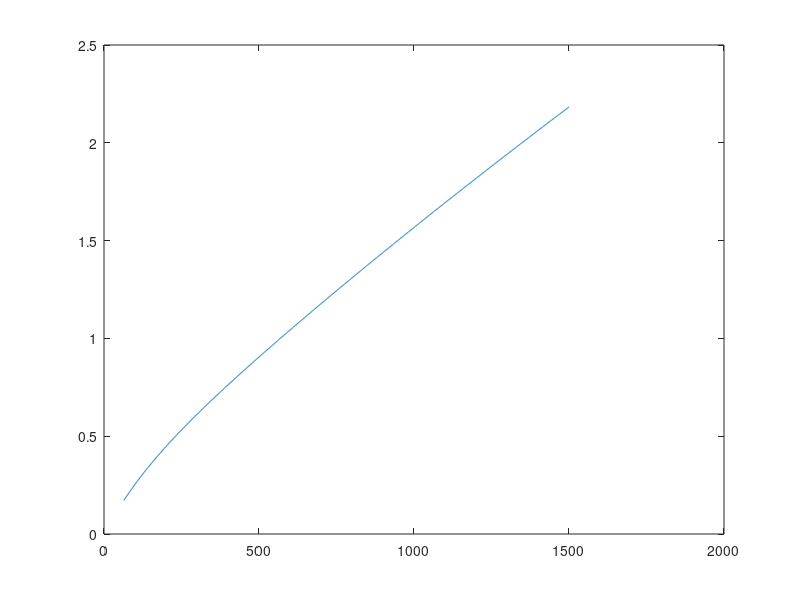

MATLAB code to generate this figure: (Note: this script raises an error after producing the figure.)
% consider a wireless link between multiple stations for data
% communications with states i = 0, 1, 2 e 3
% cujos comportamentos são dados pela seguinte CMTC
% 0->1 10       1->0 200
% 1->2 5        2->1 50
% 2->3 2        3->2 5

% a bit error rate
% introduzida pela ligação wireless em cada estado é 10^-6*10^i
% todas as estações detetam com uma probabilidade ed 100% quando os frames
% de data enviados por outra estação são recebidos com erros

%% 4.a
% determina a probabilidade (em %) da ligação estar em cada estado

Q = [-10 10 0 0;
     200 -205 5 0;
     0 50 -52 2;
     0 0 5 -5];

A = [Q'; ones(1,4)];
b = [zeros(4,1); 1];
pi = A\b;

fprintf('Probabilidades dos estados (%%):\n');
fprintf('Estado %d: %.6f%%\n', [(0:3); 100*pi.']);

%% 4.b determina a percentagem media de tempo que a ligação passa em cada
% estado

tempoMedioEstados = pi;
fprintf('\nPercentagem média de tempo em cada estado:\n');
fprintf('Estado %d: %.6f%%\n', [(0:3); 100*tempoMedioEstados.']);

%% 4.c determina a media do ber da ligação

berEstados = 10.^(-6 + (0:3));
berMedio = pi.' * berEstados.'

%% 4.d determina a media de
% holding time (em minutos) da ligação em cada estado

taxasSaida = -diag(Q);
holdingTimeMinutos = 60 ./ taxasSaida

%% 4.e determina a pobabilidade (em %) de um frame de data de 1500 bytes ser
% recebido sem erros para cada estado

tamanhoFrameBits = 1500 * 8;
probabilidadeSemErro = (1 - berEstados).^tamanhoFrameBits

%% 4.f determina a probabilidade de um frame de data de 1500 bytes ser
% recebido sem erros

probabilidadeMediaSemErro = pi.' * probabilidadeSemErro.';
fprintf('\nProbabilidade média de receção sem erros: %.6f%%\n', ...
    100 * probabilidadeMediaSemErro);

%% 4.g determine a
% probabilidade da ligação estar em cada estado quando um frame de data de
% 1500 bytes é recebido sem erros

probabilidadeEstadoDadoSucesso = (pi .* probabilidadeSemErro.') / probabilidadeMediaSemErro;
fprintf('\nProbabilidade dos estados dado receção sem erros (%%):\n');
fprintf('Estado %d: %.6f%%\n', [(0:3); 100*probabilidadeEstadoDadoSucesso.']);

%% 4.h determine a
% probabilidade da ligação estar em cada um dos estados quando um frame de
% data de 1500 bytes é recebido com pelo menos um erro

probabilidadeComErro = 1 - probabilidadeSemErro;
probabilidadeMediaComErro = pi.' * probabilidadeComErro.';
probabilidadeEstadoDadoErro = (pi .* probabilidadeComErro.') / probabilidadeMediaComErro

%% 4.i desenha um gráfico da
% probabilidade de um pacote ser recebido com pelo menos um erro (em %) em
% função do tamanho do pacote desde 64 bytes até 1500

tamanhosBytes = 64:1500;
probabilidadeErro = 1 - pi.' * (1 - berEstados.').^(8 * tamanhosBytes);

figure;
plot(tamanhosBytes, 100 * probabilidadeErro);
linha = findobj(gca, 'Type', 'line');
linha.XData = [0, tamanhosBytes];
linha.YData = [0, 100 * probabilidadeErro];
xlim([0, 1500]);
grid on;
xlabel('Tamanho do pacote (bytes)');
ylabel('Probabilidade de erro (%)');
title('Probabilidade de receção com pelo menos um erro');
xticks(200:200:1400);
